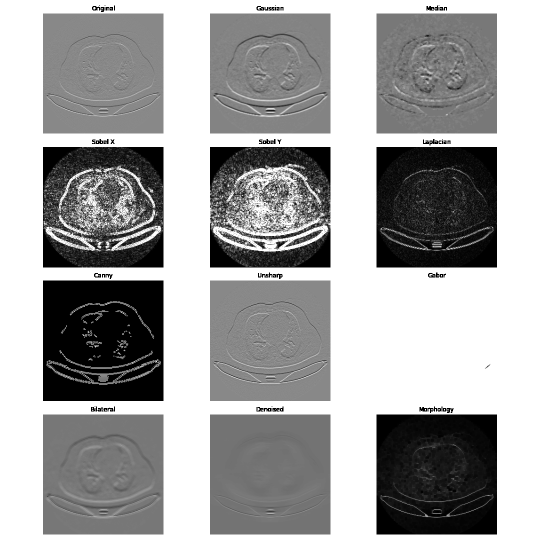
#> input picture DATA_PROCESSED/filters/Bengin/filtered_grid_image_1.png, 1080 x 1080 px, found by its file name (shown at 1/2 size); its folder holds only this picture in this run
$ jupyter execute --allow-errors DataPreProcessing_PART_2.ipynb   (older library calls are emulated)
#> lines starting #> are read from the running program, lines starting #| are printed output that depends on the picture; after the words box and inside, x2 and y2 are one past the last pixel; in counts of white or black regions, pixels touching at a corner belong together
[cell 1]
import pandas as pd
import numpy as np
import os
from PIL import Image
import os
import shutil
from numpy.linalg import svd
import cv2
import pywt
import matplotlib.pyplot as plt

[cell 2]
wavelet_variations = ["bior1.1", "bior1.3", "bior1.5",
                      "db1", "haar", "rbio1.1",  "rbio3.1"]

[cell 3]
bengin={}

[cell 4]
def wavelet_transform_and_save(image_path, wavelet_name, save_dir, dictt):

#> called with wavelet_name = 'bior1.1', save_dir = '../DATA_PROCESSED/Pywavelet/Bengin/'
    original = cv2.imread(image_path, cv2.IMREAD_GRAYSCALE)
#> original is the input picture: shape (1080, 1080); min 0, max 255, mean 163.9


    coeffs2 = pywt.dwt2(original, wavelet_name)
    LL, (LH, HL, HH) = coeffs2  # Approximation, Horizontal, Vertical, Diagonal


    def save_resized_image(image, save_path, dictt):
        image_shape = image.shape
#> image_shape = (540, 540)
        shape_key = f"{image_shape[0]}x{image_shape[1]}"
#> shape_key = '540x540'

        if image_shape != (256, 256):
            image = cv2.resize(image, (256, 256), interpolation=cv2.INTER_AREA)
            shape_key = "256x256"

        # Save the image
        plt.imsave(save_path, image, cmap='gray')
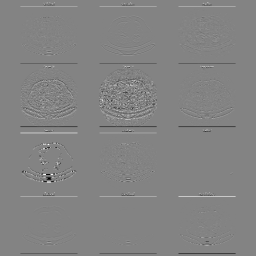
#> saved as filtered_grid_image_1_bior1.1_horizontal.png: shape (256, 256, 3); min 0, max 255, mean 130.9

        if shape_key in dictt:
            dictt[shape_key] += 1
        else:
            dictt[shape_key] = 1

    image_name = os.path.splitext(os.path.basename(image_path))[0]
    horizontal_save_path = os.path.join(
        save_dir, f"{image_name}_{wavelet_name}_horizontal.png")
    save_resized_image(LH, horizontal_save_path, dictt)

    vertical_save_path = os.path.join(
        save_dir, f"{image_name}_{wavelet_name}_vertical.png")
    save_resized_image(HL, vertical_save_path, dictt)
#> in save_resized_image (call 2), `image = cv2.resize(image, (256, 256), interpolation=cv2.INTER_AREA)`:
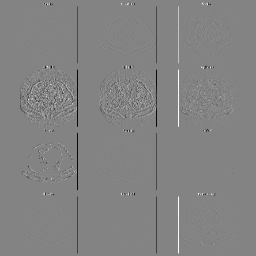
#> image: shape (256, 256) float64; min -128.8, max 120.9, mean -0.3; drawn with min black and max white

    print(f"Saved horizontal details at: {horizontal_save_path}")
    print(f"Saved vertical details at: {vertical_save_path}")

[cell 5]
image_folder = '../DATA_PROCESSED/SVD/Bengin/'
save_folder = "../DATA_PROCESSED/Pywavelet/Bengin/"

[cell 6]
if not os.path.exists(save_folder):
    os.makedirs(save_folder)

[cell 7]
for filename in os.listdir(image_folder):
    image_path = os.path.join(image_folder, filename)

    if filename.lower().endswith(('.png', '.jpg', '.jpeg', '.bmp', '.tiff')):
        print(f"Processing {filename}...")

        for wavelet in wavelet_variations:
            wavelet_transform_and_save(image_path, wavelet, save_folder,bengin)

[cell 8]
bengin

[cell 9]
Malignant = {}

[cell 10]
image_folder = '../DATA_PROCESSED/SVD/Malignant/'
save_folder = "../DATA_PROCESSED/Pywavelet/Malignant/"

#> (a cell that did not finish here is left out)

[cell 12]
Malignant

[cell 13]
Normal ={}

[cell 14]
image_folder = '../DATA_PROCESSED/SVD/Normal/'
save_folder = "../DATA_PROCESSED/Pywavelet/Normal/"

#> (a cell that did not finish here is left out)

[cell 16]
Normal

[cell 17]
image = cv2.imread(
    '../DATA_PROCESSED/Pywavelet/Malignant/Malignant case (101)_db1_horizontal.png', cv2.IMREAD_GRAYSCALE)

# Apply Gaussian Filter for smoothing
#> (the rest of this cell did not finish here and is left out)

[cell 18]
input_folder = '../DATA_PROCESSED/Pywavelet/Bengin/'
output_folder = '../DATA_PROCESSED/filters/Bengin/'
image_files = [f for f in os.listdir(
    input_folder) if f.endswith(('.jpg', '.png'))]


def apply_filters_and_save(image_path, output_path):
    # Load the image in grayscale
    image = cv2.imread(image_path, cv2.IMREAD_GRAYSCALE)

    # Apply various filters
    gaussian_filtered = cv2.GaussianBlur(image, (3, 3), 0)
    median_filtered = cv2.medianBlur(image, 5)
    sobelx = cv2.Sobel(image, cv2.CV_64F, 1, 0, ksize=5)
    sobelx = cv2.convertScaleAbs(sobelx)
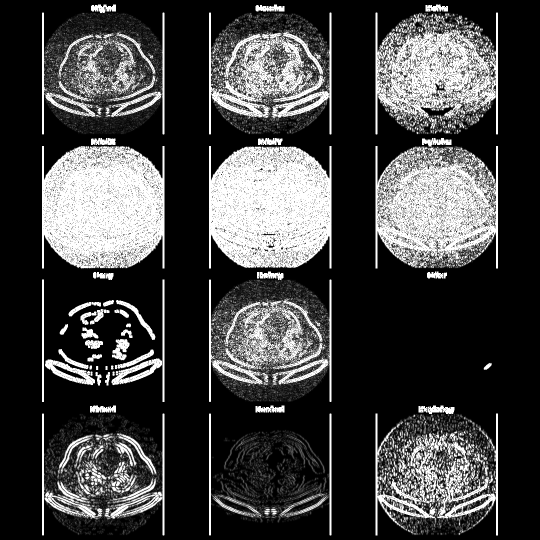
#> sobelx: shape (1080, 1080) (shown at 1/2 size); min 0, max 255, mean 66.2
    sobely = cv2.Sobel(image, cv2.CV_64F, 0, 1, ksize=5)
    sobely = cv2.convertScaleAbs(sobely)
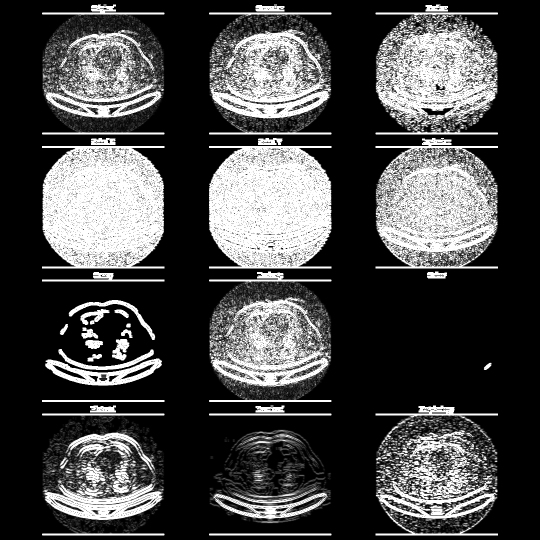
#> sobely: shape (1080, 1080) (shown at 1/2 size); min 0, max 255, mean 72.1
    laplacian_filtered = cv2.Laplacian(image, cv2.CV_64F)
    laplacian_filtered = cv2.convertScaleAbs(laplacian_filtered)
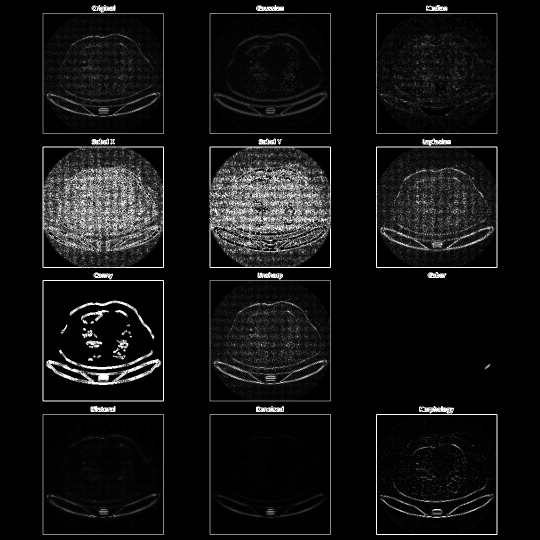
#> laplacian_filtered: shape (1080, 1080) (shown at 1/2 size); min 0, max 255, mean 18.4
    canny_edges = cv2.Canny(image, 100, 200)
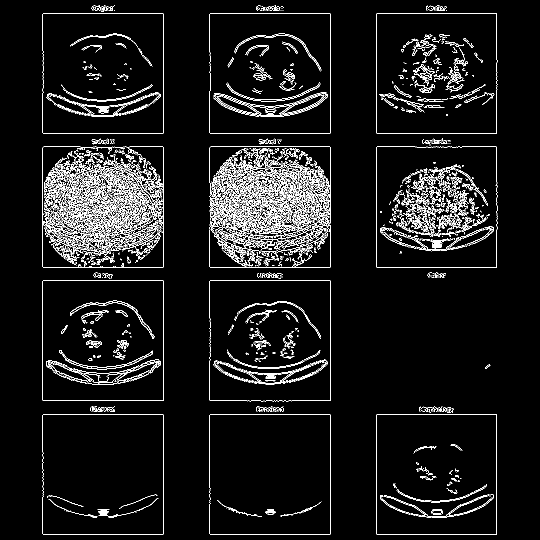
#> canny_edges: shape (1080, 1080) (shown at 1/2 size); 6.1% white in thin lines or dots, all inside (x1, y1, x2, y2) = (85, 10, 995, 1070)
    blurred = cv2.GaussianBlur(image, (9, 9), 10.0)
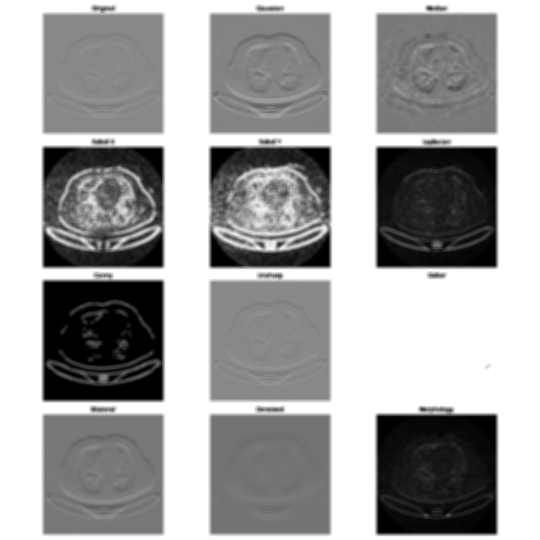
#> blurred: shape (1080, 1080) (shown at 1/2 size); min 0, max 255, mean 163.8
    unsharp_mask = cv2.addWeighted(image, 1.5, blurred, -0.5, 0)
    gabor_filter = cv2.getGaborKernel(
        (21, 21), 5, np.pi/4, 10, 0.5, 0, ktype=cv2.CV_32F)
    gabor_filtered = cv2.filter2D(image, cv2.CV_32F, gabor_filter)
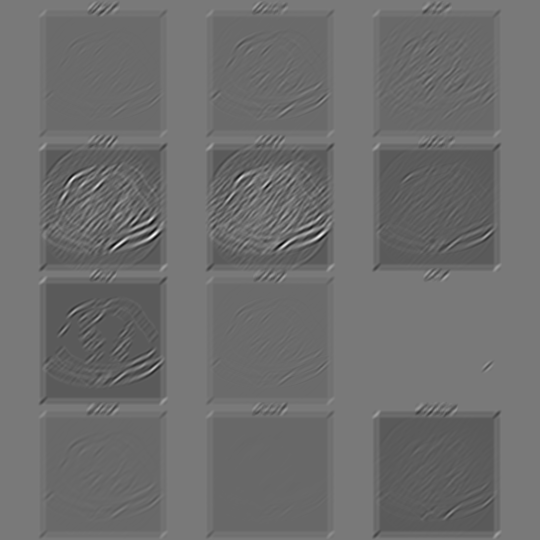
#> gabor_filtered: shape (1080, 1080) float32 (shown at 1/2 size); min -6059.4, max 11033.4, mean 1353.9; drawn with min black and max white
    gabor_filtered = cv2.convertScaleAbs(gabor_filtered)
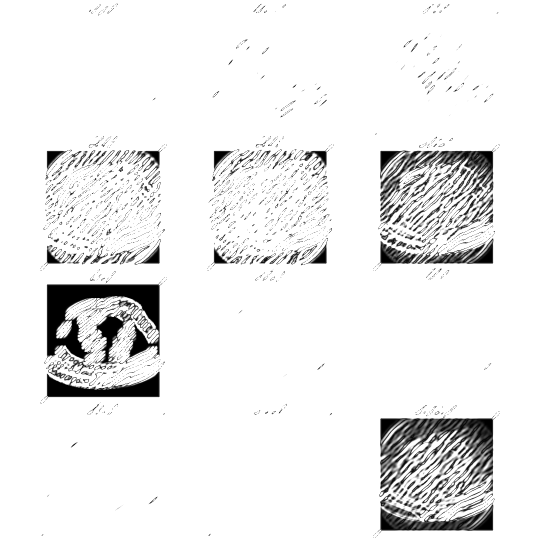
#> gabor_filtered: shape (1080, 1080) (shown at 1/2 size); min 0, max 255, mean 236.6
    bilateral_filtered = cv2.bilateralFilter(image, 9, 75, 75)
    denoised_image = cv2.fastNlMeansDenoising(image, None, 30, 7, 21)
    kernel = np.ones((5, 5), np.uint8)
    morph_image = cv2.morphologyEx(image, cv2.MORPH_CLOSE, kernel)
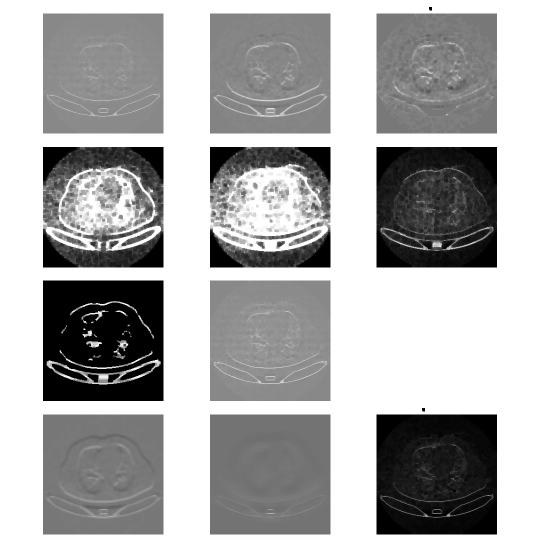
#> morph_image: shape (1080, 1080) (shown at 1/2 size); min 0, max 255, mean 170.4

    # List of all filtered images including the original
    images = [image, gaussian_filtered, median_filtered, sobelx, sobely, laplacian_filtered,
              canny_edges, unsharp_mask, gabor_filtered, bilateral_filtered,
              denoised_image, morph_image]

    # Titles for the grid layout, including the original image
    titles = ['Original', 'Gaussian', 'Median', 'Sobel X', 'Sobel Y', 'Laplacian',
              'Canny', 'Unsharp', 'Gabor', 'Bilateral', 'Denoised', 'Morphology']

    # Set up a grid layout (e.g., 4x3 grid)
    fig, axes = plt.subplots(4, 3, figsize=(15, 15))

    # Plot each image in the grid
    for ax, img, title in zip(axes.flat, images, titles):
        ax.imshow(img, cmap='gray')
        ax.set_title(title)
        ax.axis('off')
#> this loop made 12 passes
#> title on passes 1 to 12: 'Original', 'Gaussian', 'Median', 'Sobel X', 'Sobel Y', 'Laplacian', 'Canny', 'Unsharp', 'Gabor', 'Bilateral', 'Denoised', 'Morphology'

    # Adjust layout and save the grid of images
    plt.tight_layout()
    plt.savefig(output_path)
    plt.close()


# Process the first 14 images and save the results
for i, image_file in enumerate(image_files[:14]):
    image_path = os.path.join(input_folder, image_file)
    output_image_path = os.path.join(
        output_folder, f'filtered_grid_image_{i+1}.png')

    # Apply filters and save the result
    apply_filters_and_save(image_path, output_image_path)

print(
    f"Processed and saved {len(image_files[:14])} images in '{output_folder}'")
